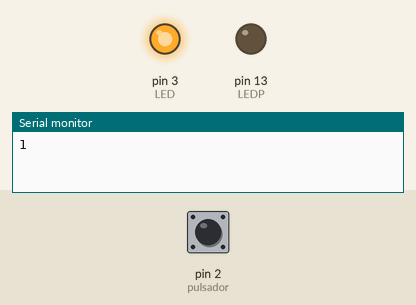
Simulated run of this sketch. Board: Arduino Uno, built with avr-gcc and run on an emulated ATmega328P. Shown: output pins drawn as LEDs (lit = HIGH), the last lines printed to the serial monitor. The test bench sets the inputs (shaded band); at power-on: pin 2 (pulsador) HIGH.

Above: at 1.2 s.
1.3 s: pin 2 (pulsador) pulled LOW for 0.15 s
At 2.6 s:
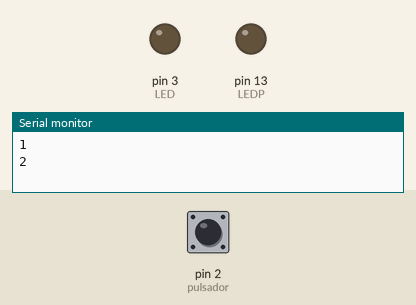
2.9 s: pin 2 (pulsador) pulled LOW for 1 s
At 5.1 s:
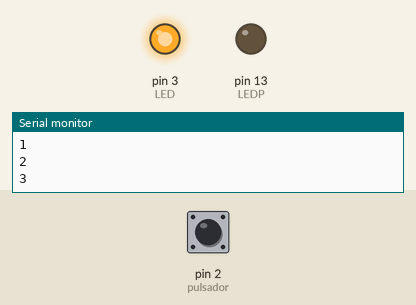
5.4 s: pin 2 (pulsador) pulled LOW for 3.2 s
At 8.9 s:
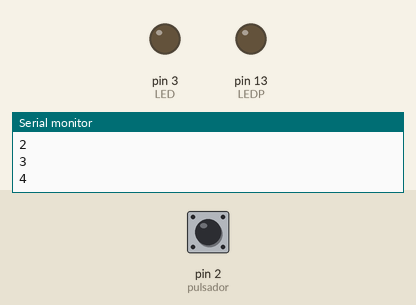
Timing chart, 0 to 10.4 s (numbered marks = the images above; inputs shaded):
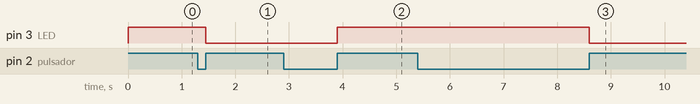

The sketch:

Pulsacuenbo.ino
```cpp
/*FECHA: 13/04/2020
 * AUTOR: Elias Montenegro Ramos
 * DESCRIPCIÓN DEL PROGRAMA: Pulsador y LED con contador de pulsos y programa monitor.
 * Cuando el LED haya prendido 5 veces se prenderá el LEDP y luego cuando prenda tres veces mas el LED
 * se apagará el LEDP y conta volverá a iniciar.
 */
int pulsador =2;
int LED =3;
int estado =LOW;
int conta =0;
int LEDP =13;
void setup()
{
     Serial.begin(9600); // activamos la comunicación serial
     pinMode (pulsador, INPUT);
     pinMode (LED, OUTPUT);
     pinMode (LEDP, OUTPUT);
     digitalWrite(LED, LOW);
}
void loop()
    {
       while(digitalRead (pulsador) == LOW); //Mientras que  pulsador no se pulse estara e Bajo no hace nada (ciclo de lectura).
       conta ++;  // Incrementamos contador
       Serial.println(conta); // mandamos información al programa monitor
       estado = digitalRead(LED); // Entra aquí una vez que se oprime el pulsador y cambia el estado el pin 2 a HIGH.
                                // Lee el pin 3 el cual está en bajo LOW (0)por que nos hemos asegurado de esto y la cargamos en estado.
       digitalWrite(LED, !estado); // Encendemos el LED escribiendo el valor contrario o negado del valor que tiene actual osea HIGH (1).
       while(digitalRead (pulsador) == HIGH); // Para evitar Rebotes en el pulsador, mientras el pulsador este pulsado no se tenga
                                           // en cuenta como un nuevo  pulso sino hasta cuando cese de ser oprimido.
       if(conta == 9) // hay que contar prendida y apagada del LED oprimir encender y oprimir para apagar.
         {
          digitalWrite(LEDP, HIGH);
         }
       if (conta == 15)// hay que contar prendida y apagada del LED oprimir encender y oprimir para apagar.
         {
          digitalWrite(LEDP, LOW);
          conta = 0; //Reinicia el contador.
         }
     }
```

Measured:
- after the input at 1.3 s, pin 3 (LED): HIGH → LOW after 0.15 s
- after the input at 2.9 s, pin 3 (LED): LOW → HIGH after 1.0 s
- after the input at 5.4 s, pin 3 (LED): HIGH → LOW after 3.2 s
